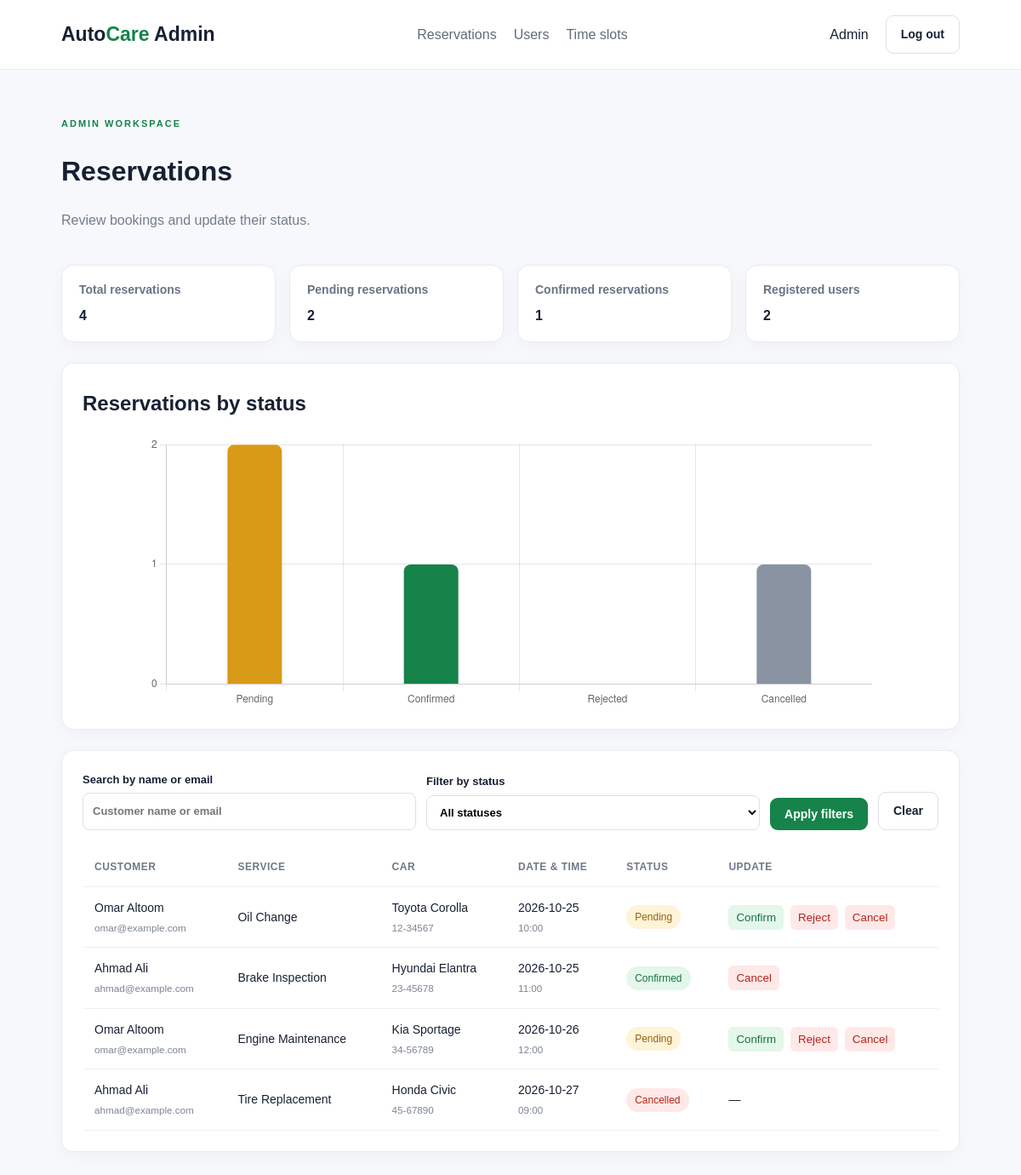
/admin/dashboard.php (signed in), run on the app's committed database.
### tables this page shows
CREATE TABLE `reservation` (
  `id` int(11) NOT NULL,
  `user_id` int(11) NOT NULL,
  `service_id` int(11) NOT NULL,
  `car_model` varchar(100) NOT NULL,
  `car_number` varchar(30) NOT NULL,
  `reservation_date` date NOT NULL,
  `reservation_time` time NOT NULL,
  `status` enum('pending','confirmed','rejected','cancelled') NOT NULL DEFAULT 'pending',
  `notes` text DEFAULT NULL,
  `created_at` timestamp NOT NULL DEFAULT current_timestamp() ON UPDATE current_timestamp()
);

CREATE TABLE `user` (
  `id` int(11) NOT NULL,
  `name` varchar(100) NOT NULL,
  `email` varchar(150) NOT NULL,
  `password` varchar(255) NOT NULL,
  `role` enum('user','admin') NOT NULL DEFAULT 'user',
  `is_active` tinyint(1) NOT NULL,
  `created_at` timestamp NOT NULL DEFAULT current_timestamp()
);

CREATE TABLE `services` (
  `id` int(11) NOT NULL,
  `name` varchar(100) NOT NULL,
  `description` text NOT NULL,
  `price` decimal(10,2) NOT NULL,
  `is_active` tinyint(4) NOT NULL
);

### includes.php (called while the page is built, shortened)
<?php
function e($value)
{
    return htmlspecialchars((string)$value, ENT_QUOTES, 'UTF-8');
}
?>

### classes/Reservation.php (called while the page is built, shortened)
<?php
require_once __DIR__ . "/../DB/config.php";
class Reservation
{
    private $database;
    public function __construct()
    {
        $this->database = new Db();
    }
    public function getAll($search = "", $status = "")
    {
        $sql = "SELECT reservation.*, user.name AS customer_name, user.email, services.name AS service_name
                FROM reservation
                JOIN user ON reservation.user_id = user.id
                JOIN services ON reservation.service_id = services.id
                WHERE 1=1";
        $values = [];
        $sql .= " ORDER BY reservation.created_at DESC";
        return $this->database->run_query($sql, $values)->fetchAll();
    }
    public function getStats()
    {
        $stats = [];
        $stats["total"] = (int)$this->database->run_query("SELECT COUNT(*) FROM reservation")->fetchColumn();
        $stats["pending"] = (int)$this->database->run_query("SELECT COUNT(*) FROM reservation WHERE status='pending'")->fetchColumn();
        $stats["confirmed"] = (int)$this->database->run_query("SELECT COUNT(*) FROM reservation WHERE status='confirmed'")->fetchColumn();
        $stats["rejected"] = (int)$this->database->run_query("SELECT COUNT(*) FROM reservation WHERE status='rejected'")->fetchColumn();
        $stats["cancelled"] = (int)$this->database->run_query("SELECT COUNT(*) FROM reservation WHERE status='cancelled'")->fetchColumn();
        $stats["users"] = (int)$this->database->run_query("SELECT COUNT(*) FROM user WHERE role='user'")->fetchColumn();
        return $stats;
    }
}
?>

### DB/config.php (called while the page is built)
<?php
class Db {
    private $db;
    public function __construct() {
        $this->db = new PDO(
            "mysql:host=localhost;dbname=car_maintenance_booking;charset=utf8mb4",
            "root",
            "",
            [PDO::ATTR_ERRMODE => PDO::ERRMODE_EXCEPTION, PDO::ATTR_DEFAULT_FETCH_MODE => PDO::FETCH_ASSOC]
        );
    }
    public function run_query(string $query, array $param = []) {
        $stmt = $this->db->prepare($query);
        $stmt->execute($param);
        return $stmt;
    }
   }
?>

### admin/dashboard.php (the view, shortened to what this page needs)
<?php
require_once __DIR__ . '/../includes.php';
require_once __DIR__ . '/../classes/Reservation.php';
$reservation = new Reservation();
$stats = $reservation->getStats();
$search = is_string($_GET['search'] ?? null) ? trim($_GET['search']) : '';
$status = is_string($_GET['status'] ?? null) ? $_GET['status'] : '';
$bookings = $reservation->getAll($search, $status);
?>
<!doctype html>
<html lang="en"><head><link rel="stylesheet" href="../assets/style.css?v=20261023-r2"></head>
<body><header class="site-header"><a class="brand" href="../index.php">Auto<span>Care</span> Admin</a><nav><a href="dashboard.php">Reservations</a><a href="users.php">Users</a><a href="time-slots.php">Time slots</a></nav><div class="header-actions"><span><?= e($_SESSION['name'] ?? '') ?></span><a class="btn btn-outline" href="../logout.php">Log out</a></div></header>
<main class="dashboard-wrap"><div class="page-title-row"><div><span class="eyebrow">ADMIN WORKSPACE</span><h1>Reservations</h1><p>Review bookings and update their status.</p></div></div>
<section class="stats-grid" aria-label="Dashboard statistics"><article class="stat-card"><span class="stat-label">Total reservations</span><strong><?= e($stats['total']) ?></strong></article><article class="stat-card"><span class="stat-label">Pending reservations</span><strong><?= e($stats['pending']) ?></strong></article><article class="stat-card"><span class="stat-label">Confirmed reservations</span><strong><?= e($stats['confirmed']) ?></strong></article><article class="stat-card"><span class="stat-label">Registered users</span><strong><?= e($stats['users']) ?></strong></article></section>
<section class="panel chart-panel"><h2>Reservations by status</h2><div class="chart-area"><canvas id="reservationStatusChart"></canvas></div></section>
<section class="panel"><form class="filter-form" method="get"><label>Search by name or email<input name="search" value="<?= e($search) ?>" placeholder="Customer name or email"></label><label>Filter by status<select name="status"><option value="">All statuses</option></select></label><button class="btn btn-primary" type="submit">Apply filters</button><a class="btn btn-outline" href="dashboard.php">Clear</a></form>
<div class="table-scroll"><table><thead><tr><th>Customer</th><th>Service</th><th>Car</th><th>Date &amp; time</th><th>Status</th><th>Update</th></tr></thead><tbody><?php foreach ($bookings as $booking): ?><tr><td><?= e($booking['customer_name']) ?><small><?= e($booking['email']) ?></small></td><td><?= e($booking['service_name']) ?></td><td><?= e($booking['car_model']) ?><small><?= e($booking['car_number']) ?></small></td><td><?= e($booking['reservation_date']) ?><small><?= e(substr($booking['reservation_time'],0,5)) ?></small></td><td><span class="pill <?= e($booking['status']) ?>"><?= e(ucfirst($booking['status'])) ?></span></td><td><?php if ($booking['status'] === 'pending'): ?><form method="post" action="update-reservation.php" class="inline-form"><input type="hidden" name="id" value="<?= e($booking['id']) ?>"><button name="status" value="confirmed" class="table-button">Confirm</button><button name="status" value="rejected" class="table-button danger">Reject</button><button name="status" value="cancelled" class="table-button danger">Cancel</button></form><?php elseif ($booking['status'] === 'confirmed'): ?><form method="post" action="update-reservation.php"><input type="hidden" name="id" value="<?= e($booking['id']) ?>"><button name="status" value="cancelled" class="table-button danger">Cancel</button></form><?php else: ?>—<?php endif; ?></td></tr><?php endforeach; ?><?php if (!$bookings): ?><tr><td colspan="6">No reservations match these filters.</td></tr><?php endif; ?></tbody></table></div></section></main>
<script>window.addEventListener('DOMContentLoaded',function(){if(!window.Chart)return;new Chart(document.getElementById('reservationStatusChart'),{type:'bar',data:{labels:['Pending','Confirmed','Rejected','Cancelled'],datasets:[{label:'Reservations',data:[<?= (int)$stats['pending'] ?>,<?= (int)$stats['confirmed'] ?>,<?= (int)$stats['rejected'] ?>,<?= (int)$stats['cancelled'] ?>],backgroundColor:['#d99a17','#16834a','#d34b4b','#8993a2'],borderRadius:8,maxBarThickness:64}]},options:{responsive:true,maintainAspectRatio:false,plugins:{legend:{display:false}},scales:{y:{beginAtZero:true,ticks:{precision:0}}}}});});</script></body></html>

### assets/style.css (style rules this page uses)
* { box-sizing:border-box }
body { margin:0;font-family:Arial,Helvetica,sans-serif;color:#172033;background:#f7f8fb;line-height:1.5 }
a { color:inherit;text-decoration:none }
.site-header { display:flex;align-items:center;justify-content:space-between;gap:24px;padding:18px 6%;background:#fff;border-bottom:1px solid #e9edf3;flex-wrap:wrap }
.brand { font-size:23px;font-weight:800;color:#172033 }
.brand span { color:#16834a }
.site-header nav,.header-actions { display:flex;align-items:center;gap:20px }
.site-header nav a { color:#606b7c }
.btn { display:inline-block;border:0;border-radius:9px;padding:11px 17px;font-weight:700;cursor:pointer;font-size:14px }
.btn-primary { background:#16834a;color:white }
.btn-outline { border:1px solid #dce1e8;background:white }
.eyebrow { font-size:11px;font-weight:800;letter-spacing:2px;color:#16834a }
.section,.dashboard-wrap { padding:50px 6%;max-width:1400px;margin:auto }
.section-heading,.page-title-row { display:flex;justify-content:space-between;align-items:center;margin-bottom:24px;gap:20px }
.section h2,.panel h2 { margin:5px 0 20px }
.service-card,.panel,.auth-card { background:#fff;border:1px solid #e8ebf1;border-radius:14px;padding:24px;box-shadow:0 5px 20px #18233a08 }
.service-card p,.page-title-row p,.auth-card p { color:#737d8d }
.panel { margin-bottom:24px }
.table-scroll { overflow-x:auto }
table { width:100%;border-collapse:collapse;min-width:680px }
th,td { text-align:left;padding:14px;border-bottom:1px solid #edf0f4;font-size:14px }
th { color:#6f7888;font-size:12px;text-transform:uppercase;letter-spacing:.5px }
td small { display:block;color:#7c8594;margin-top:4px }
.pill { display:inline-block;border-radius:30px;padding:5px 10px;font-size:12px;background:#edf0f4 }
.pill.pending { background:#fff3d8;color:#91620b }
.pill.confirmed { background:#e3f7eb;color:#187044 }
.pill.rejected,.pill.cancelled { background:#ffe9e8;color:#b42318 }
.inline-form { display:flex;gap:8px }
.table-button { border:0;border-radius:6px;padding:7px 9px;background:#e3f7eb;color:#187044;cursor:pointer }
.table-button.danger { background:#ffe9e8;color:#b42318 }
.stats-grid { display:grid;grid-template-columns:repeat(auto-fit,minmax(220px,1fr));gap:16px;margin:0 0 24px }
.stat-card { display:flex;align-items:center;justify-content:space-between;gap:14px;padding:20px;background:#fff;border:1px solid #e8ebf1;border-radius:14px;box-shadow:0 5px 20px #18233a08 }
.stat-label { font-size:13px;color:#697386;font-weight:700 }
.stats-grid { display:grid;grid-template-columns:repeat(4,minmax(0,1fr));gap:16px;margin:0 0 24px }
.stat-card { min-width:0;background:#fff;border:1px solid #e8ebf1;border-radius:14px;padding:18px 20px;box-shadow:0 5px 20px #18233a08 }
.stat-label { font-size:14px;color:#697386;font-weight:700 }
.stat-card { display:flex;flex-direction:column;align-items:flex-start;gap:8px }
.chart-panel { margin-top:0 }
.chart-area { height:320px;max-width:850px;margin:auto }
.filter-form { display:flex;align-items:flex-end;gap:12px;flex-wrap:wrap;margin-bottom:20px }
.filter-form label { display:flex;flex-direction:column;gap:6px;min-width:220px;flex:1;font-size:13px;font-weight:700 }
.filter-form input,.filter-form select { width:100%;padding:11px;border:1px solid #dce1e8;border-radius:8px;background:#fff;font:inherit }

### data on the page
reservation: user "2", user.name "Ahmad Ali", user.email "ahmad@example.com", service.name "Tire Replacement", car_model "Honda Civic", car_number "45-67890", reservation_date "2026-10-27", reservation_time "09:00", status "Cancelled"
reservation: user.name "Omar Altoom", user.email "omar@example.com", service.name "Oil Change", car_model "Toyota Corolla", car_number "12-34567", reservation_date "2026-10-25", reservation_time "10:00", status "Pending"
reservation: user.name "Ahmad Ali", user.email "ahmad@example.com", service.name "Brake Inspection", car_model "Hyundai Elantra", car_number "23-45678", reservation_date "2026-10-25", reservation_time "11:00", status "Confirmed"
reservation: user.name "Omar Altoom", user.email "omar@example.com", service.name "Engine Maintenance", car_model "Kia Sportage", car_number "34-56789", reservation_date "2026-10-26", reservation_time "12:00", status "Pending"

### other printed values
$_SESSION['name'] "Admin"
$stats['total'] "4"
$stats['confirmed'] "1"
chart data {{ $stats['pending'] }} 2
chart data {{ $stats['confirmed'] }} 1
chart data {{ $stats['rejected'] }} 0
chart data {{ $stats['cancelled'] }} 1
